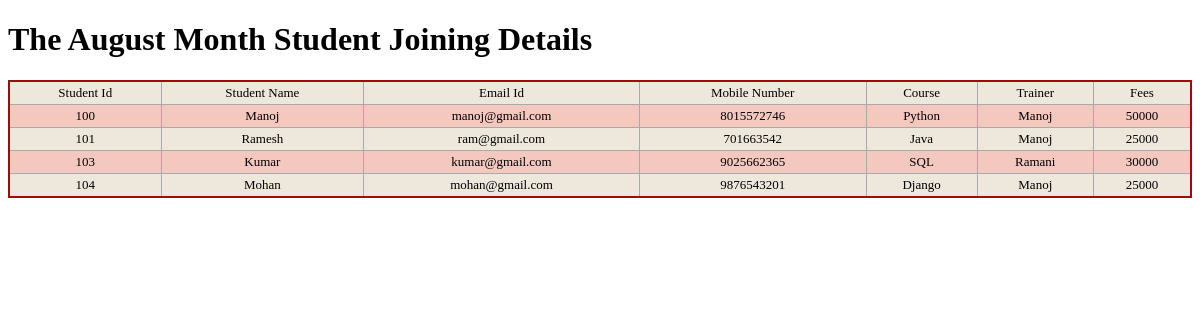
The app's page /model/getstudentdetails/ with its own data.
### ModelWebApp/models.py (models this page shows, shortened)
class Studentinfo(models.Model):
    student_id=models.IntegerField()
    student_name=models.CharField(max_length=15)
    email=models.EmailField()
    mobile_no=models.IntegerField()
    course=models.CharField(max_length=10)
    Trainer=models.CharField(max_length=10)
    fees=models.IntegerField()

### ModelWebApp/views.py (the view)
# urls.py: path('getstudentdetails/',views.getstudent),
def getstudent(request):
    studentinfo=Studentinfo.objects.all()
    student={"studentifo":studentinfo}
    return render(request,"modelapp//studentdetails.html",context=student)

### templates/modelapp/studentdetails.html (shortened to what this page needs)
<!DOCTYPE html>
<html lang="en">
<head>
    {% load static %}
    <link rel="stylesheet" href="{% static 'css/modelapp/table.css' %}">
</head>
<body>
<h1>The August Month Student Joining Details</h1>
<table class="redTable">
    <tr>
        <td>Student Id</td>
        <td>Student Name</td>
        <td>Email Id</td>
        <td>Mobile Number</td>
        <td>Course</td>
        <td>Trainer</td>
        <td>Fees</td>
    </tr>
    <tr>
        {% for s in studentifo %}
        <td>{{s.student_id}}</td>
        <td>{{s.student_name}}</td>
        <td>{{s.email}}</td>
        <td>{{s.mobile_no}}</td>
        <td>{{s.course}}</td>
        <td>{{s.Trainer}}</td>
        <td>{{s.fees}}</td>
    </tr>
    {% endfor %}
</table>
</body>
</html>

### static/css/modelapp/table.css (style rules this page uses)
table.redTable { border: 2px solid #A40808; background-color: #EEE7DB; width: 100%; text-align: center; border-collapse: collapse; }
table.redTable td, table.redTable th { border: 1px solid #AAAAAA; padding: 3px 2px; }
table.redTable tbody td { font-size: 13px; }
table.redTable tr:nth-child(even) { background: #F5C8BF; }

### records on screen
Studentinfo: student_id "100", student_name "Manoj", email "manoj@gmail.com", mobile_no "8015572746", course "Python", Trainer "Manoj", fees "50000"
Studentinfo: student_id "101", student_name "Ramesh", email "ram@gmail.com", mobile_no "701663542", course "Java", Trainer "Manoj", fees "25000"
Studentinfo: student_id "103", student_name "Kumar", email "kumar@gmail.com", mobile_no "9025662365", course "SQL", Trainer "Ramani", fees "30000"
Studentinfo: student_id "104", student_name "Mohan", email "mohan@gmail.com", mobile_no "9876543201", course "Django", Trainer "Manoj", fees "25000"
